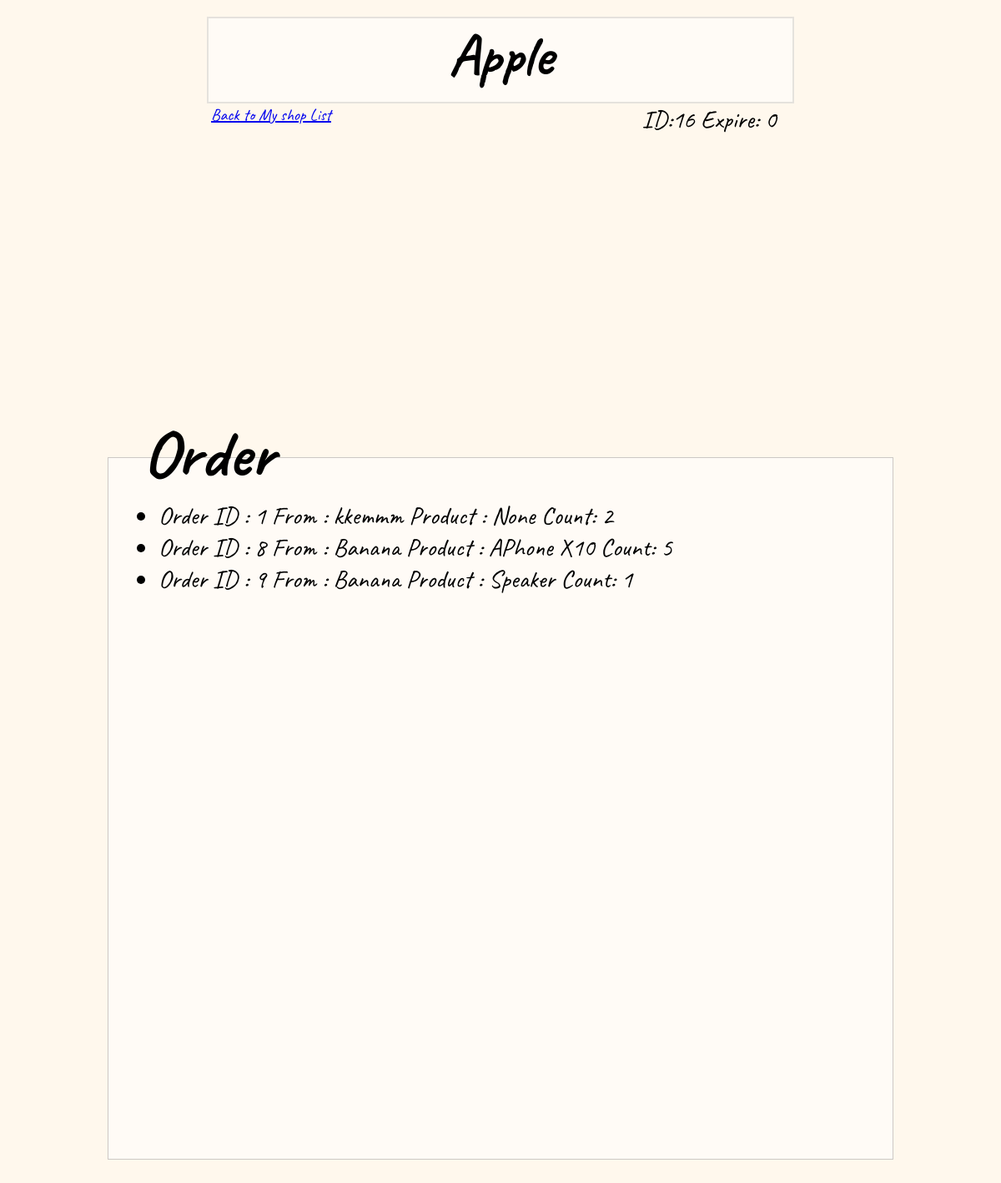
Page /myshop/shop/16/ on the committed database.
### myshop/models.py (models this page shows, shortened)
class shop_detail(models.Model):
    seller_id = models.ForeignKey(seller_detail, on_delete=models.CASCADE, related_name = "shop", null=True)
    name = models.CharField(max_length=64)
    category = models.CharField(max_length=10, null=True)
    in_interact = models.CharField(max_length=100, null=True)
    ex_interact = models.CharField(max_length=64, null=True)
    expire = models.IntegerField(default=0)
    queue = models.IntegerField(null=True)
    payment = models.CharField(max_length=100, null=True)

class MyOrder(models.Model):
    customer = models.ForeignKey(Profile, on_delete=models.CASCADE, null=True , related_name="order")
    shop = models.ForeignKey(shop_detail, on_delete=models.CASCADE, null=True , related_name="myorder")
    prod = models.ForeignKey(product, on_delete=models.CASCADE, null=True , related_name="ordered")
    count = models.IntegerField(default = 1)

class product(models.Model):
    shop = models.ForeignKey(shop_detail, on_delete=models.CASCADE, related_name = "prod", null=True)
    product_name = models.CharField(max_length=64)
    price = models.DecimalField(null=True, decimal_places=2, max_digits=8)
    product_im = models.ImageField(upload_to='images/')
    count = models.IntegerField(null=True)
    def __str__(self):
        return f"{self.product_name}"

### customer/models.py (models this page shows)
class Profile(models.Model):
    customer = models.ForeignKey(User, related_name="profile", on_delete=models.CASCADE, unique=True)
    address = models.CharField(max_length=150, null=True, blank=True)
    city = models.CharField(max_length=40, null=True, blank=True)
    state = models.CharField(max_length=40, null=True, blank=True)
    zip = models.IntegerField(null=True, blank=True)
    phone = models.IntegerField(null=True, blank=True)
    def __str__(self):
        return f"{self.customer}"

### myshop/views.py (the view)
# urls.py: path('shop/<int:shop_id>/', views.shop, name='myshop'),
def shop(request, shop_id):
    s = shop_detail.objects.get(pk=shop_id)
    user = User.objects.get(username=s.seller_id)
    seller = seller_detail.objects.get(sname = user)
    order = od.objects.filter(shop = s)
    return render(request, "myshop/shop.html", {"shop" : s, "seller":seller.id, "order":order})

### seller/models.py (called while the page is built)
    def __str__(self):
        return f"{self.sname}"

### myshop/templates/myshop/shop.html (shortened to what this page needs)
{% extends "myshop/layout_shop.html" %}
{% block body%}
<div>
    <a href= "{% url 'myshop_index' seller %}" class="backtolist"><u>Back to My shop List</u></a>
    <h1>{{ shop.name }}</h1>
    <p>ID:{{ shop.id }} Expire: {{ shop.expire }}</p>
    <table>
        <tr>
            <th width="60%" ID="firstcell"><div class="myproductpic"><a href="{% url 'product' shop.id %}"><div class="invibox4"></div></a></div><br><br>
                <table><tr>
                    <th><div class="editpic"><a href="{% url 'edit' shop.id%}"><div class="invibox2"></div></a></div></th>
                    <th><div class="myreviewpic"><a href="{% url 'myreview' shop.id%}"><div class="invibox3"></div></a></th>
                </tr>
                </table>
            </th>
            <th class="myshoppic"><a href="{% url 'myshop_index' seller%}"><div class="invibox"></div></a></th>
        </tr>
    </table>
    <h2>Order</h2>
    <div class="orderbox">
        <ul class="orderlist">
            {% for o in order %}
            <li>
                Order ID : {{o.id}} From : {{o.customer}} Product : {{o.prod}} Count: {{o.count}}
            </li>
            {% empty %}
            <li>No order.</li>
            {% endfor %}<br><br>
        </ul> </div>
    </div>
    <br><br>
{% endblock %}

### myshop/templates/myshop/layout_shop.html (style rules this page uses)
div { font-family: Caveat; }
body { background-color: rgb(255, 248, 237); }
h1 { background-color: rgba(255,255,255,0.5); border: solid 2px rgba(0,0,0,0.1); width: 700px; height: 100px; margin-left: auto; margin-right: auto; margin-top: 20px; margin-bottom: 0px;; text-align: center; font-size:70px; }
a { text-decoration:none; }
.myshoppic { background:url(https://media.discordapp.net/attachments/715798345037381683/1038502171752276150/Untitled_Artwork.png?width=670&height=670) no-repeat; width:320px; height:320px; background-size:320px 320px; margin-top:60px; }
.editpic { background:url(https://media.discordapp.net/attachments/715798345037381683/1038754847358464021/Untitled_Artwork.png?width=881&height=420); width:250px; height:120px; background-size:250px 120px; }
.myreviewpic { background:url(https://media.discordapp.net/attachments/715798345037381683/1038754632182272132/Untitled_Artwork.png?width=881&height=420); width:250px; height:120px; background-size:250px 120px; }
.myproductpic { background:url(https://media.discordapp.net/attachments/715798345037381683/1038754422987178024/Untitled_Artwork.png?width=881&height=317) no-repeat; width:300px; height:120px; background-size:300px 120px; margin-left: auto; margin-right: auto; }
table { margin-left: auto; margin-right: auto; margin-top:0px; }
#firstcell { line-height: 5px; }
.invibox { background-color:rgba(0,0,0,0); width:270px; height:110px; margin-top:110px; margin-left:30px; }
.invibox2 { background-color:rgba(0,0,0,0); position: absolute; width:230px; height:100px; margin-top:10px; margin-left:10px; }
.invibox3 { background-color:rgba(0,0,0,0); position: absolute; width:230px; height:100px; margin-top:10px; margin-left:10px; }
.invibox4 { background-color:rgba(0,0,0,0); position: absolute; width:280px; height:100px; margin-top:10px; margin-left:10px; }
p { font-size:30px; margin-top:0px; margin-bottom:0px; text-align:center; margin-left:500px; }
h2 { font-size:80px; position:absolute; text-align:center; margin-top:5px; margin-left: auto; margin-right: auto; left: 0; right: 700px; }
.orderbox { background-color: rgba(255,255,255,0.5); border: solid 1px rgba(0,0,0,0.2); width: 900px; height: 800px; margin-top: 60px; margin-left: auto; margin-right: auto; padding:20px; }
.backtolist { font-size:20px; position:absolute; text-align:center; margin-top:105px; margin-left: auto; margin-right: auto; left: 0; right: 550px; }
.orderlist { font-size:30px; margin-top:30px; }

### rows in the picture
shop_detail: name "Apple", id "16", expire "0"
MyOrder: id "1", customer "kkemmm", prod "None", count "2"
MyOrder: id "8", customer "Banana", prod "APhone X10", count "5"
MyOrder: id "9", customer "Banana", prod "Speaker", count "1"
